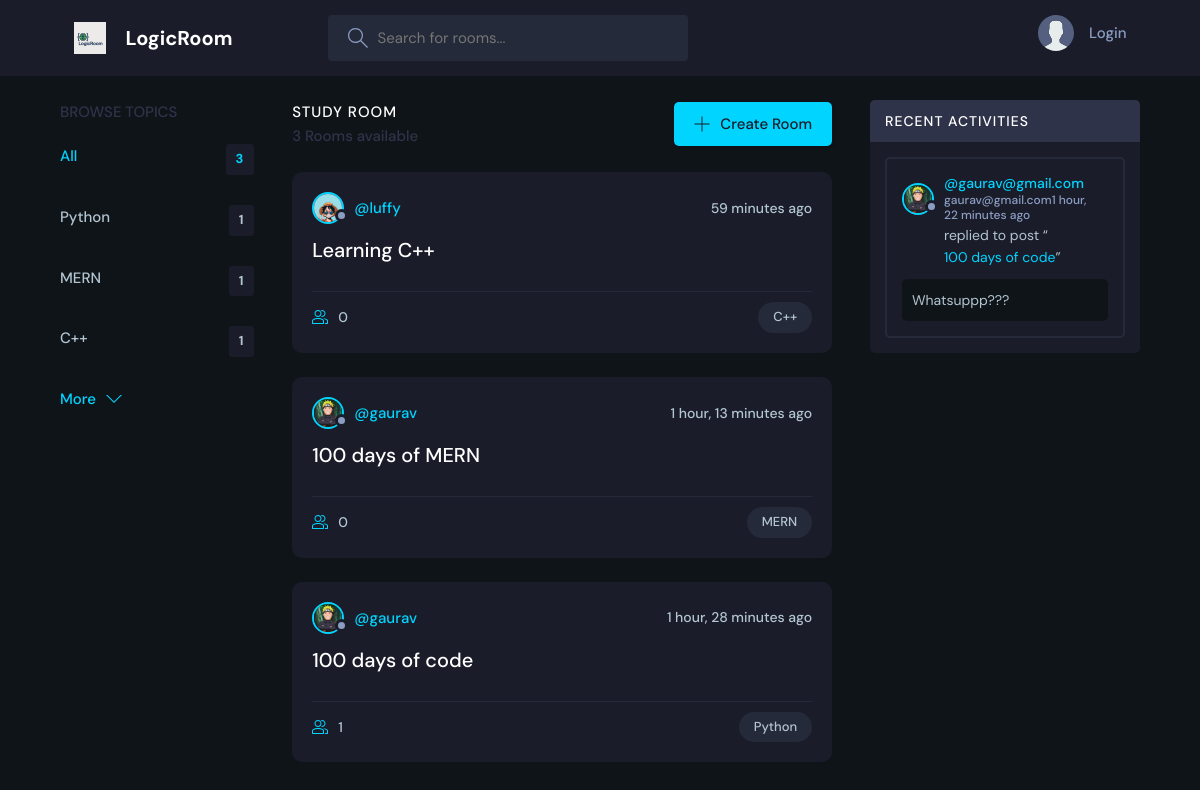
The page / on the database its author committed.
### base/models.py (models this page shows, shortened)
class Topic(models.Model):
  name = models.CharField(max_length=200)

class Room(models.Model):
  host = models.ForeignKey(User, on_delete= models.SET_NULL,null=True)
  topic = models.ForeignKey(Topic, on_delete= models.SET_NULL,null=True)
  participants = models.ManyToManyField(User,related_name='participants',blank=True)
  name = models.CharField(max_length=200)
  description = models.TextField(null= True, blank= True)
  updated = models.DateTimeField(auto_now= True)
  created = models.DateTimeField(auto_now_add=True)
  class Meta:
    ordering = ['-updated','-created']
  def __str__(self):
    return self.name

class User(AbstractUser):
  name = models.CharField(max_length=200, null=True)
  email = models.EmailField(unique = True,null=True)
  bio = models.TextField(null=True)
  avatar = models.ImageField(null=True, default="avatar.svg")
  USERNAME_FIELD = 'email'
  REQUIRED_FIELDS = []

class Message(models.Model):
  user = models.ForeignKey(User, on_delete=models.CASCADE)
  room = models.ForeignKey(Room,on_delete= models.CASCADE)
  body = models.TextField()
  updated = models.DateTimeField(auto_now= True)
  created = models.DateTimeField(auto_now_add=True)
  class Meta:
    ordering = ['-updated','-created']

### base/views.py (the view)
# urls.py: path('',views.home,name='home'),
def home(request):
  q = request.GET.get('q') if request.GET.get('q') != None else ''
  rooms = Room.objects.filter(
  Q(topic__name__icontains = q) |
  Q(name__icontains = q) |
  Q(description__icontains = q))
  topics = Topic.objects.all()[0:5]
  room_count = rooms.count()
  room_messagess = Message.objects.filter(Q(room__topic__name__icontains = q))
  context = {'rooms':rooms,'topics':topics,
  'room_count':room_count,'room_messagess':room_messagess}
  return render(request,'base/home.html',context)

### base/templates/base/home.html (shortened to what this page needs)
{%extends 'main.html'%} {%block content%}
<main class="layout layout--3">
  <div class="container">
    {%include 'base/topics_components.html'%}
    <div class="roomList">
      <div class="roomList__header">
        <div>
          <h2>Study Room</h2>
          <p>{{room_count}} Rooms available</p>
        </div>
        <a class="btn btn--main" href="{%url 'create-room'%}">
          <svg
            version="1.1"
            xmlns="http://www.w3.org/2000/svg"
            width="32"
            height="32"
            viewBox="0 0 32 32"
          >
            <title>add</title>
            <path
              d="M16.943 0.943h-1.885v14.115h-14.115v1.885h14.115v14.115h1.885v-14.115h14.115v-1.885h-14.115v-14.115z"
            ></path>
          </svg>
          Create Room
        </a>
      </div>
      {%include 'base/feed_component.html'%}
    </div>
    {%include 'base/activity_component.html'%}
  </div>
</main>
{%endblock%}

### base/templates/base/topics_components.html
<div class="topics">
  <div class="topics__header">
    <h2>Browse Topics</h2>
  </div>
  <ul class="topics__list">
    <li>
      <a href="{%url 'home'%}" class="active"
        >All <span>{{topics.count}}</span></a
      >
    </li>
    {%for topic in topics%}
    <li>
      <a href="{%url 'home'%}?q={{topic.name}}"
        >{{topic.name}}<span>{{topic.room_set.all.count}}</span></a
      >
    </li>
    {%endfor%}
  </ul>
  <a class="btn btn--link" href="{% url 'topics'%}">
    More
    <svg
      version="1.1"
      xmlns="http://www.w3.org/2000/svg"
      width="32"
      height="32"
      viewBox="0 0 32 32"
    >
      <title>chevron-down</title>
      <path d="M16 21l-13-13h-3l16 16 16-16h-3l-13 13z"></path>
    </svg>
  </a>
</div>

### base/templates/base/feed_component.html (shortened to what this page needs)
{%for room in rooms%}
<div class="roomListRoom">
  <div class="roomListRoom__header">
    <a href="{%url 'user-profile' room.host.id%}" class="roomListRoom__author">
      <div class="avatar avatar--small">
        <img src="{{room.host.avatar.url}}" />
      </div>
      <span>@{{room.host.username}}</span>
    </a>
    <div class="roomListRoom__actions">
      <span>{{room.created | timesince}} ago</span>
    </div>
  </div>
  <div class="roomListRoom__content">
    <a href="{% url 'room' room.id%}">{{room.name}}</a>
  </div>
  <div class="roomListRoom__meta">
    <a href="{% url 'room' room.id%}" class="roomListRoom__joined">
      {{room.participants.all.count}}
    </a>
    <p class="roomListRoom__topic">{{room.topic.name}}</p>
  </div>
</div>
{%endfor%}

### base/templates/base/activity_component.html (shortened to what this page needs)
<div class="activities">
  <div class="activities__header">
    <h2>Recent Activities</h2>
  </div>
  {%for message in room_messagess%}
  <div class="activities__box">
    <div class="activities__boxHeader roomListRoom__header">
      <a
        href="{%url 'user-profile' message.user.id%}"
        class="roomListRoom__author"
      >
        <div class="avatar avatar--small">
          <img src="{{message.user.avatar.url}}" />
        </div>
        <p>
          @{{message.user}}
          <span>{{message.user}}{{message.created | timesince}} ago</span>
        </p>
      </a>
    </div>
    <div class="activities__boxContent">
      <p>
        replied to post “<a href="{%url 'room' message.room.id%}"
          >{{message.room}}</a
        >”
      </p>
      <div class="activities__boxRoomContent">{{message.body}}</div>
    </div>
  </div>
  {% endfor %}
</div>

### rows shown on the page
Topic: name "Python", room_set.all.count "1"
Topic: name "MERN", room_set.all.count "1"
Topic: name "C++", room_set.all.count "1"
Room: host.avatar (picture), host.username "luffy", created "59 minutes", name "Learning C++", participants.all.count "0", topic.name "C++"
Room: host.avatar (picture), host.username "gaurav", created "1 hour, 13 minutes", name "100 days of MERN", participants.all.count "0", topic.name "MERN"
Room: host.avatar (picture), host.username "gaurav", created "1 hour, 28 minutes", name "100 days of code", participants.all.count "1", topic.name "Python"
Message: user.avatar (picture), user "gaurav@gmail.com", created "1 hour, 22 minutes", room "100 days of code", body "Whatsuppp???"

### other values the page prints
{{ topics.count }} "3"
{{ room_count }} "3"
